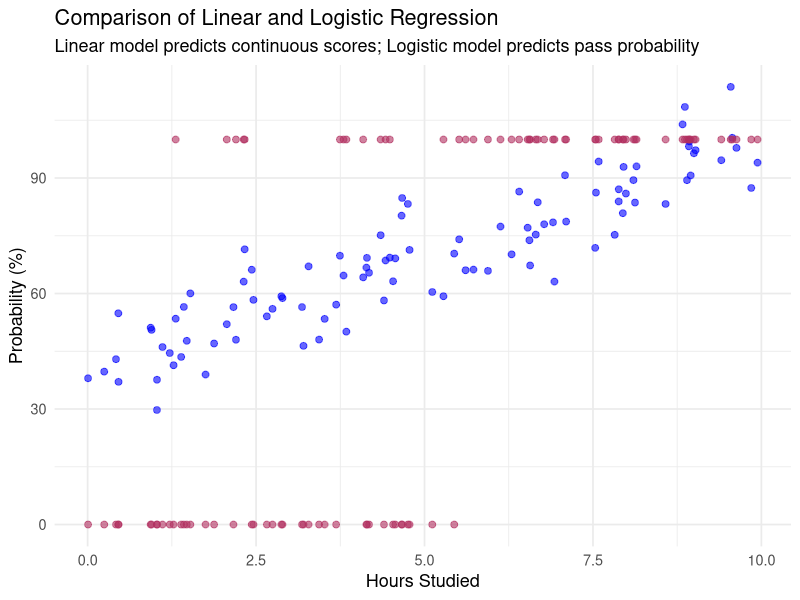

R code for this plot:
## ---- chunk 1
# Load required library
library(ggplot2)

# 1. Simulate data
set.seed(123)
n <- 100
hours <- runif(n, 0, 10)  # hours studied between 0 and 10

# True underlying relationships
true_score <- 40 + 6 * hours + rnorm(n, 0, 8)          # Linear (exam score)
prob_pass <- 1 / (1 + exp(-( -5 + 1.0 * hours )))      # Logistic (pass/fail probability)
pass <- rbinom(n, 1, prob_pass)                        # Binary outcomes

# Combine data into a dataframe
df <- data.frame(hours, true_score, pass)

# 2. Fit Linear and Logistic regression models
linear_model <- lm(true_score ~ hours, data = df)
logistic_model <- glm(pass ~ hours, data = df, family = binomial)

# 3. Generate predictions
hours_seq <- seq(0, 10, length.out = 100)
pred_linear <- predict(linear_model, newdata = data.frame(hours = hours_seq))
pred_logit <- predict(logistic_model, newdata = data.frame(hours = hours_seq), type = "response")

df$pred_linear = pred_linear;
df$pred_logit = pred_logit;

# 4. Plot the data and fitted models
ggplot(df, aes(x = hours)) +
  geom_point(aes(y = true_score), color = "blue", alpha = 0.6, size = 2) +
  #geom_line(aes(y = pred_linear), color = "darkblue", size = 1.2, linetype = #"solid") +
  geom_point(aes(y = pass * 100), color = "maroon", alpha = 0.6, size = 2) +
  labs(
    title = "Comparison of Linear and Logistic Regression",
    subtitle = "Linear model predicts continuous scores; Logistic model predicts pass probability",
    x = "Hours Studied",
    y = "Probability (%)"
  ) +
  theme_minimal(base_size = 13) 
  #annotate("text", x = 8, y = 90, label = "Linear Regression", color = "blue", #size = 4.5) 
